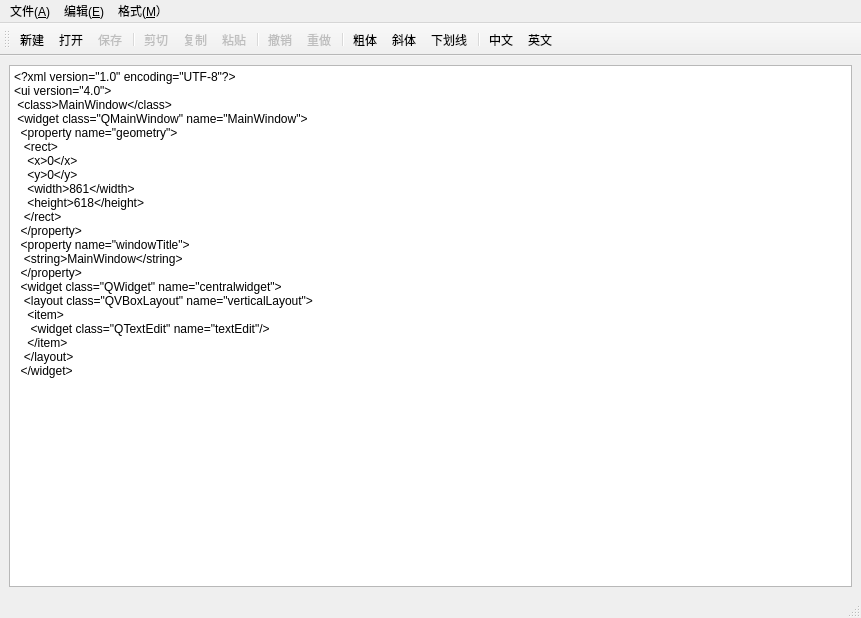
<?xml version="1.0" encoding="UTF-8"?>
<ui version="4.0">
 <class>MainWindow</class>
 <widget class="QMainWindow" name="MainWindow">
  <property name="geometry">
   <rect>
    <x>0</x>
    <y>0</y>
    <width>861</width>
    <height>618</height>
   </rect>
  </property>
  <property name="windowTitle">
   <string>MainWindow</string>
  </property>
  <widget class="QWidget" name="centralwidget">
   <layout class="QVBoxLayout" name="verticalLayout">
    <item>
     <widget class="QTextEdit" name="textEdit">
      <property name="html">
       <string>&lt;!DOCTYPE HTML PUBLIC &quot;-//W3C//DTD HTML 4.0//EN&quot; &quot;http://www.w3.org/TR/REC-html40/strict.dtd&quot;&gt;
&lt;html&gt;&lt;head&gt;&lt;meta name=&quot;qrichtext&quot; content=&quot;1&quot; /&gt;&lt;meta charset=&quot;utf-8&quot; /&gt;&lt;style type=&quot;text/css&quot;&gt;
p, li { white-space: pre-wrap; }
hr { height: 1px; border-width: 0; }
li.unchecked::marker { content: &quot;\2610&quot;; }
li.checked::marker { content: &quot;\2612&quot;; }
&lt;/style&gt;&lt;/head&gt;&lt;body style=&quot; font-family:'Microsoft YaHei UI'; font-size:9pt; font-weight:400; font-style:normal;&quot;&gt;
&lt;p style=&quot; margin-top:0px; margin-bottom:0px; margin-left:0px; margin-right:0px; -qt-block-indent:0; text-indent:0px;&quot;&gt;&amp;lt;?xml version=&amp;quot;1.0&amp;quot; encoding=&amp;quot;UTF-8&amp;quot;?&amp;gt;&lt;/p&gt;
&lt;p style=&quot; margin-top:0px; margin-bottom:0px; margin-left:0px; margin-right:0px; -qt-block-indent:0; text-indent:0px;&quot;&gt;&amp;lt;ui version=&amp;quot;4.0&amp;quot;&amp;gt;&lt;/p&gt;
&lt;p style=&quot; margin-top:0px; margin-bottom:0px; margin-left:0px; margin-right:0px; -qt-block-indent:0; text-indent:0px;&quot;&gt; &amp;lt;class&amp;gt;MainWindow&amp;lt;/class&amp;gt;&lt;/p&gt;
&lt;p style=&quot; margin-top:0px; margin-bottom:0px; margin-left:0px; margin-right:0px; -qt-block-indent:0; text-indent:0px;&quot;&gt; &amp;lt;widget class=&amp;quot;QMainWindow&amp;quot; name=&amp;quot;MainWindow&amp;quot;&amp;gt;&lt;/p&gt;
&lt;p style=&quot; margin-top:0px; margin-bottom:0px; margin-left:0px; margin-right:0px; -qt-block-indent:0; text-indent:0px;&quot;&gt;  &amp;lt;property name=&amp;quot;geometry&amp;quot;&amp;gt;&lt;/p&gt;
&lt;p style=&quot; margin-top:0px; margin-bottom:0px; margin-left:0px; margin-right:0px; -qt-block-indent:0; text-indent:0px;&quot;&gt;   &amp;lt;rect&amp;gt;&lt;/p&gt;
&lt;p style=&quot; margin-top:0px; margin-bottom:0px; margin-left:0px; margin-right:0px; -qt-block-indent:0; text-indent:0px;&quot;&gt;    &amp;lt;x&amp;gt;0&amp;lt;/x&amp;gt;&lt;/p&gt;
&lt;p style=&quot; margin-top:0px; margin-bottom:0px; margin-left:0px; margin-right:0px; -qt-block-indent:0; text-indent:0px;&quot;&gt;    &amp;lt;y&amp;gt;0&amp;lt;/y&amp;gt;&lt;/p&gt;
&lt;p style=&quot; margin-top:0px; margin-bottom:0px; margin-left:0px; margin-right:0px; -qt-block-indent:0; text-indent:0px;&quot;&gt;    &amp;lt;width&amp;gt;861&amp;lt;/width&amp;gt;&lt;/p&gt;
&lt;p style=&quot; margin-top:0px; margin-bottom:0px; margin-left:0px; margin-right:0px; -qt-block-indent:0; text-indent:0px;&quot;&gt;    &amp;lt;height&amp;gt;618&amp;lt;/height&amp;gt;&lt;/p&gt;
&lt;p style=&quot; margin-top:0px; margin-bottom:0px; margin-left:0px; margin-right:0px; -qt-block-indent:0; text-indent:0px;&quot;&gt;   &amp;lt;/rect&amp;gt;&lt;/p&gt;
&lt;p style=&quot; margin-top:0px; margin-bottom:0px; margin-left:0px; margin-right:0px; -qt-block-indent:0; text-indent:0px;&quot;&gt;  &amp;lt;/property&amp;gt;&lt;/p&gt;
&lt;p style=&quot; margin-top:0px; margin-bottom:0px; margin-left:0px; margin-right:0px; -qt-block-indent:0; text-indent:0px;&quot;&gt;  &amp;lt;property name=&amp;quot;windowTitle&amp;quot;&amp;gt;&lt;/p&gt;
&lt;p style=&quot; margin-top:0px; margin-bottom:0px; margin-left:0px; margin-right:0px; -qt-block-indent:0; text-indent:0px;&quot;&gt;   &amp;lt;string&amp;gt;MainWindow&amp;lt;/string&amp;gt;&lt;/p&gt;
&lt;p style=&quot; margin-top:0px; margin-bottom:0px; margin-left:0px; margin-right:0px; -qt-block-indent:0; text-indent:0px;&quot;&gt;  &amp;lt;/property&amp;gt;&lt;/p&gt;
&lt;p style=&quot; margin-top:0px; margin-bottom:0px; margin-left:0px; margin-right:0px; -qt-block-indent:0; text-indent:0px;&quot;&gt;  &amp;lt;widget class=&amp;quot;QWidget&amp;quot; name=&amp;quot;centralwidget&amp;quot;&amp;gt;&lt;/p&gt;
&lt;p style=&quot; margin-top:0px; margin-bottom:0px; margin-left:0px; margin-right:0px; -qt-block-indent:0; text-indent:0px;&quot;&gt;   &amp;lt;layout class=&amp;quot;QVBoxLayout&amp;quot; name=&amp;quot;verticalLayout&amp;quot;&amp;gt;&lt;/p&gt;
&lt;p style=&quot; margin-top:0px; margin-bottom:0px; margin-left:0px; margin-right:0px; -qt-block-indent:0; text-indent:0px;&quot;&gt;    &amp;lt;item&amp;gt;&lt;/p&gt;
&lt;p style=&quot; margin-top:0px; margin-bottom:0px; margin-left:0px; margin-right:0px; -qt-block-indent:0; text-indent:0px;&quot;&gt;     &amp;lt;widget class=&amp;quot;QTextEdit&amp;quot; name=&amp;quot;textEdit&amp;quot;/&amp;gt;&lt;/p&gt;
&lt;p style=&quot; margin-top:0px; margin-bottom:0px; margin-left:0px; margin-right:0px; -qt-block-indent:0; text-indent:0px;&quot;&gt;    &amp;lt;/item&amp;gt;&lt;/p&gt;
&lt;p style=&quot; margin-top:0px; margin-bottom:0px; margin-left:0px; margin-right:0px; -qt-block-indent:0; text-indent:0px;&quot;&gt;   &amp;lt;/layout&amp;gt;&lt;/p&gt;
&lt;p style=&quot; margin-top:0px; margin-bottom:0px; margin-left:0px; margin-right:0px; -qt-block-indent:0; text-indent:0px;&quot;&gt;  &amp;lt;/widget&amp;gt;&lt;/p&gt;&lt;/body&gt;&lt;/html&gt;</string>
      </property>
     </widget>
    </item>
   </layout>
  </widget>
  <widget class="QMenuBar" name="menubar">
   <property name="geometry">
    <rect>
     <x>0</x>
     <y>0</y>
     <width>861</width>
     <height>25</height>
    </rect>
   </property>
   <widget class="QMenu" name="menu_A">
    <property name="title">
     <string>文件(&amp;A)</string>
    </property>
    <addaction name="action_new"/>
    <addaction name="action_open"/>
    <addaction name="action_save"/>
   </widget>
   <widget class="QMenu" name="menu_E">
    <property name="title">
     <string>编辑(&amp;E)</string>
    </property>
    <addaction name="action_cut"/>
    <addaction name="action_copy"/>
    <addaction name="action_paste"/>
    <addaction name="separator"/>
    <addaction name="action_back"/>
    <addaction name="action_remake"/>
   </widget>
   <widget class="QMenu" name="menu_M">
    <property name="title">
     <string>格式(&amp;M）</string>
    </property>
    <addaction name="action_bold"/>
    <addaction name="action_italic"/>
    <addaction name="action_underLine"/>
    <addaction name="separator"/>
    <addaction name="action_chinese"/>
    <addaction name="action_english"/>
   </widget>
   <addaction name="menu_A"/>
   <addaction name="menu_E"/>
   <addaction name="menu_M"/>
  </widget>
  <widget class="QStatusBar" name="statusbar"/>
  <widget class="QToolBar" name="toolBar">
   <property name="windowTitle">
    <string>toolBar</string>
   </property>
   <attribute name="toolBarArea">
    <enum>TopToolBarArea</enum>
   </attribute>
   <attribute name="toolBarBreak">
    <bool>false</bool>
   </attribute>
   <addaction name="action_new"/>
   <addaction name="action_open"/>
   <addaction name="action_save"/>
   <addaction name="separator"/>
   <addaction name="action_cut"/>
   <addaction name="action_copy"/>
   <addaction name="action_paste"/>
   <addaction name="separator"/>
   <addaction name="action_back"/>
   <addaction name="action_remake"/>
   <addaction name="separator"/>
   <addaction name="action_bold"/>
   <addaction name="action_italic"/>
   <addaction name="action_underLine"/>
   <addaction name="separator"/>
   <addaction name="action_chinese"/>
   <addaction name="action_english"/>
  </widget>
  <action name="action_new">
   <property name="text">
    <string>新建</string>
   </property>
   <property name="toolTip">
    <string>新建文件</string>
   </property>
   <property name="shortcut">
    <string>Ctrl+N</string>
   </property>
   <property name="menuRole">
    <enum>QAction::NoRole</enum>
   </property>
  </action>
  <action name="action_open">
   <property name="text">
    <string>打开</string>
   </property>
   <property name="toolTip">
    <string>打开文件</string>
   </property>
   <property name="shortcut">
    <string>Ctrl+O</string>
   </property>
   <property name="menuRole">
    <enum>QAction::NoRole</enum>
   </property>
  </action>
  <action name="action_save">
   <property name="checkable">
    <bool>false</bool>
   </property>
   <property name="enabled">
    <bool>false</bool>
   </property>
   <property name="text">
    <string>保存</string>
   </property>
   <property name="toolTip">
    <string>保存文件</string>
   </property>
   <property name="shortcut">
    <string>Ctrl+S</string>
   </property>
   <property name="menuRole">
    <enum>QAction::NoRole</enum>
   </property>
  </action>
  <action name="action_cut">
   <property name="enabled">
    <bool>false</bool>
   </property>
   <property name="text">
    <string>剪切</string>
   </property>
   <property name="toolTip">
    <string>剪切文本</string>
   </property>
   <property name="shortcut">
    <string>Ctrl+X</string>
   </property>
   <property name="menuRole">
    <enum>QAction::NoRole</enum>
   </property>
  </action>
  <action name="action_copy">
   <property name="enabled">
    <bool>false</bool>
   </property>
   <property name="text">
    <string>复制</string>
   </property>
   <property name="toolTip">
    <string>复制文件</string>
   </property>
   <property name="shortcut">
    <string>Ctrl+C</string>
   </property>
   <property name="menuRole">
    <enum>QAction::NoRole</enum>
   </property>
  </action>
  <action name="action_paste">
   <property name="enabled">
    <bool>false</bool>
   </property>
   <property name="text">
    <string>粘贴</string>
   </property>
   <property name="toolTip">
    <string>粘贴文本</string>
   </property>
   <property name="shortcut">
    <string>Ctrl+V</string>
   </property>
   <property name="menuRole">
    <enum>QAction::NoRole</enum>
   </property>
  </action>
  <action name="action_back">
   <property name="enabled">
    <bool>false</bool>
   </property>
   <property name="text">
    <string>撤销</string>
   </property>
   <property name="toolTip">
    <string>撤销动作</string>
   </property>
   <property name="shortcut">
    <string>Ctrl+Z</string>
   </property>
   <property name="menuRole">
    <enum>QAction::NoRole</enum>
   </property>
  </action>
  <action name="action_remake">
   <property name="enabled">
    <bool>false</bool>
   </property>
   <property name="text">
    <string>重做</string>
   </property>
   <property name="toolTip">
    <string>重新开始</string>
   </property>
   <property name="shortcut">
    <string>Ctrl+R</string>
   </property>
   <property name="menuRole">
    <enum>QAction::NoRole</enum>
   </property>
  </action>
  <action name="action_bold">
   <property name="checkable">
    <bool>true</bool>
   </property>
   <property name="text">
    <string>粗体</string>
   </property>
   <property name="toolTip">
    <string>粗体</string>
   </property>
   <property name="menuRole">
    <enum>QAction::NoRole</enum>
   </property>
  </action>
  <action name="action_italic">
   <property name="checkable">
    <bool>true</bool>
   </property>
   <property name="text">
    <string>斜体</string>
   </property>
   <property name="toolTip">
    <string>斜体</string>
   </property>
   <property name="menuRole">
    <enum>QAction::NoRole</enum>
   </property>
  </action>
  <action name="action_underLine">
   <property name="checkable">
    <bool>true</bool>
   </property>
   <property name="text">
    <string>下划线</string>
   </property>
   <property name="toolTip">
    <string>下划线</string>
   </property>
   <property name="menuRole">
    <enum>QAction::NoRole</enum>
   </property>
  </action>
  <action name="action_chinese">
   <property name="checkable">
    <bool>true</bool>
   </property>
   <property name="text">
    <string>中文</string>
   </property>
   <property name="toolTip">
    <string>中文</string>
   </property>
   <property name="menuRole">
    <enum>QAction::NoRole</enum>
   </property>
  </action>
  <action name="action_english">
   <property name="checkable">
    <bool>true</bool>
   </property>
   <property name="text">
    <string>英文</string>
   </property>
   <property name="toolTip">
    <string>英文</string>
   </property>
   <property name="menuRole">
    <enum>QAction::NoRole</enum>
   </property>
  </action>
  <action name="action_close">
   <property name="text">
    <string>关闭</string>
   </property>
   <property name="toolTip">
    <string>关闭文件</string>
   </property>
   <property name="menuRole">
    <enum>QAction::NoRole</enum>
   </property>
  </action>
 </widget>
 <resources/>
 <connections>
  <connection>
   <sender>action_back</sender>
   <signal>triggered()</signal>
   <receiver>textEdit</receiver>
   <slot>undo()</slot>
   <hints>
    <hint type="sourcelabel">
     <x>-1</x>
     <y>-1</y>
    </hint>
    <hint type="destinationlabel">
     <x>430</x>
     <y>322</y>
    </hint>
   </hints>
  </connection>
  <connection>
   <sender>action_close</sender>
   <signal>triggered()</signal>
   <receiver>MainWindow</receiver>
   <slot>close()</slot>
   <hints>
    <hint type="sourcelabel">
     <x>-1</x>
     <y>-1</y>
    </hint>
    <hint type="destinationlabel">
     <x>430</x>
     <y>308</y>
    </hint>
   </hints>
  </connection>
  <connection>
   <sender>action_copy</sender>
   <signal>triggered()</signal>
   <receiver>textEdit</receiver>
   <slot>copy()</slot>
   <hints>
    <hint type="sourcelabel">
     <x>-1</x>
     <y>-1</y>
    </hint>
    <hint type="destinationlabel">
     <x>430</x>
     <y>322</y>
    </hint>
   </hints>
  </connection>
  <connection>
   <sender>action_cut</sender>
   <signal>triggered()</signal>
   <receiver>textEdit</receiver>
   <slot>cut()</slot>
   <hints>
    <hint type="sourcelabel">
     <x>-1</x>
     <y>-1</y>
    </hint>
    <hint type="destinationlabel">
     <x>430</x>
     <y>322</y>
    </hint>
   </hints>
  </connection>
  <connection>
   <sender>action_paste</sender>
   <signal>triggered()</signal>
   <receiver>textEdit</receiver>
   <slot>paste()</slot>
   <hints>
    <hint type="sourcelabel">
     <x>-1</x>
     <y>-1</y>
    </hint>
    <hint type="destinationlabel">
     <x>430</x>
     <y>322</y>
    </hint>
   </hints>
  </connection>
  <connection>
   <sender>action_remake</sender>
   <signal>triggered()</signal>
   <receiver>textEdit</receiver>
   <slot>redo()</slot>
   <hints>
    <hint type="sourcelabel">
     <x>-1</x>
     <y>-1</y>
    </hint>
    <hint type="destinationlabel">
     <x>430</x>
     <y>322</y>
    </hint>
   </hints>
  </connection>
  <connection>
   <sender>textEdit</sender>
   <signal>undoAvailable(bool)</signal>
   <receiver>action_back</receiver>
   <slot>setEnabled(bool)</slot>
   <hints>
    <hint type="sourcelabel">
     <x>430</x>
     <y>322</y>
    </hint>
    <hint type="destinationlabel">
     <x>-1</x>
     <y>-1</y>
    </hint>
   </hints>
  </connection>
  <connection>
   <sender>textEdit</sender>
   <signal>redoAvailable(bool)</signal>
   <receiver>action_remake</receiver>
   <slot>setEnabled(bool)</slot>
   <hints>
    <hint type="sourcelabel">
     <x>430</x>
     <y>322</y>
    </hint>
    <hint type="destinationlabel">
     <x>-1</x>
     <y>-1</y>
    </hint>
   </hints>
  </connection>
 </connections>
</ui>
